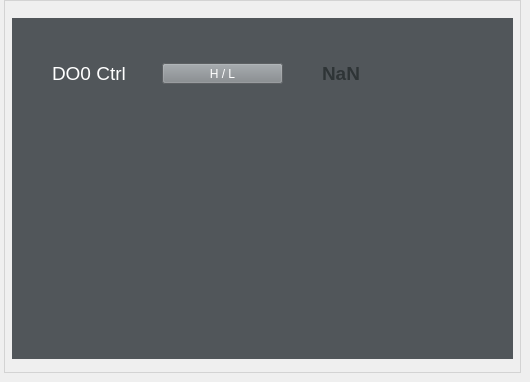
     <widget class="QWidget" name="ControlBox_tab">
      <attribute name="title">
       <string>Control_Box</string>
      </attribute>
      <widget class="QGroupBox" name="ControlBox_groupBox">
       <property name="geometry">
        <rect>
         <x>4</x>
         <y>0</y>
         <width>517</width>
         <height>373</height>
        </rect>
       </property>
       <property name="font">
        <font>
         <family>Ubuntu Condensed</family>
         <pointsize>18</pointsize>
         <weight>50</weight>
         <italic>true</italic>
         <bold>false</bold>
         <underline>false</underline>
         <strikeout>false</strikeout>
         <kerning>true</kerning>
        </font>
       </property>
       <property name="styleSheet">
        <string notr="true">        QGroupBox {
            border-color: rgb(50, 50, 50);
            border: 2px solid lightgray;
            border-width: 0.5px;
            border-style: solid;
            margin-top: 1ex; /* leave space at the top for the title */
        }
        QGroupBox::title {
            subcontrol-origin: margin;
            subcontrol-position: top left;
            left: 10px;
            margin-left: 0px;
            padding: 0  3px;
        }</string>
       </property>
       <property name="title">
        <string/>
       </property>
       <property name="flat">
        <bool>false</bool>
       </property>
       <widget class="QWidget" name="widget_ControlBox_black" native="true">
        <property name="geometry">
         <rect>
          <x>8</x>
          <y>18</y>
          <width>501</width>
          <height>341</height>
         </rect>
        </property>
        <property name="styleSheet">
         <string notr="true">background-color: rgb(81, 86, 90);</string>
        </property>
        <widget class="QPushButton" name="change_control_box_io_button">
         <property name="geometry">
          <rect>
           <x>150</x>
           <y>45</y>
           <width>121</width>
           <height>21</height>
          </rect>
         </property>
         <property name="styleSheet">
          <string notr="true">background-color: rgb(130, 135, 139); color: white;</string>
         </property>
         <property name="text">
          <string>H / L</string>
         </property>
        </widget>
        <widget class="QLabel" name="DO0_Ctrl_label">
         <property name="geometry">
          <rect>
           <x>40</x>
           <y>40</y>
           <width>101</width>
           <height>31</height>
          </rect>
         </property>
         <property name="font">
          <font>
           <pointsize>8</pointsize>
          </font>
         </property>
         <property name="styleSheet">
          <string notr="true">co</string>
         </property>
         <property name="text">
          <string>&lt;html&gt;&lt;head/&gt;&lt;body&gt;&lt;p&gt;&lt;span style=&quot; font-size:14pt; color:#ffffff;&quot;&gt;DO0 Ctrl&lt;/span&gt;&lt;/p&gt;&lt;/body&gt;&lt;/html&gt;</string>
         </property>
        </widget>
        <widget class="QLabel" name="ctrl_do0_status_label">
         <property name="geometry">
          <rect>
           <x>310</x>
           <y>40</y>
           <width>61</width>
           <height>31</height>
          </rect>
         </property>
         <property name="font">
          <font>
           <pointsize>8</pointsize>
          </font>
         </property>
         <property name="styleSheet">
          <string notr="true">co</string>
         </property>
         <property name="text">
          <string>&lt;html&gt;&lt;head/&gt;&lt;body&gt;&lt;p&gt;&lt;span style=&quot; font-size:14pt; font-weight:600; color:#2e3436;&quot;&gt;NaN&lt;/span&gt;&lt;/p&gt;&lt;/body&gt;&lt;/html&gt;</string>
         </property>
        </widget>
       </widget>
      </widget>
     </widget>
